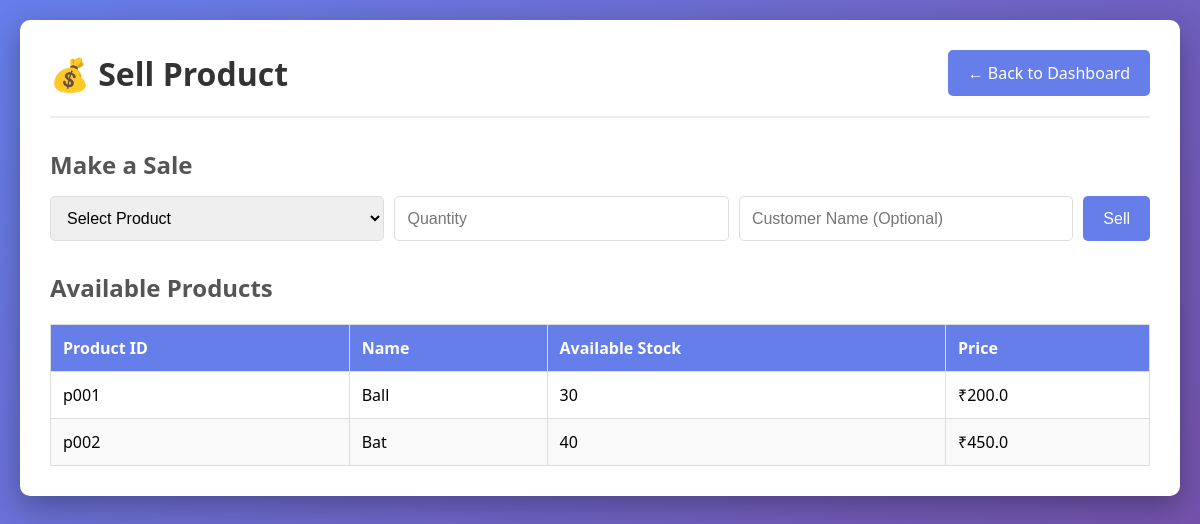
The app's page /merchant/sell (signed in) with its own data.
### tables this page shows
CREATE TABLE products (
        product_id TEXT PRIMARY KEY,
        name TEXT NOT NULL,
        quantity INTEGER NOT NULL,
        price REAL NOT NULL,
        merchant_id INTEGER,
        FOREIGN KEY (merchant_id) REFERENCES users(user_id)
    );

### app.py (the view)
@app.route("/merchant/sell")
@login_required
@merchant_required
def merchant_sell_page():
    merchant_id = session['user_id']
    conn = sqlite3.connect("inventory.db")
    cursor = conn.cursor()
    cursor.execute("SELECT * FROM products WHERE merchant_id = ?", (merchant_id,))
    products = cursor.fetchall()
    conn.close()
    return render_template("merchant/sell.html", products=products)

### app.py (called while the page is built)
def login_required(f):
    @wraps(f)
    def decorated_function(*args, **kwargs):
        if 'user_id' not in session:
            return redirect(url_for('login'))
        return f(*args, **kwargs)
    return decorated_function

def merchant_required(f):
    @wraps(f)
    def decorated_function(*args, **kwargs):
        if session.get('role') != 'merchant':
            return "Access Denied", 403
        return f(*args, **kwargs)
    return decorated_function

### templates/merchant/sell.html (shortened to what this page needs)
<!DOCTYPE html>
<html lang="en">
<head>
    <link rel="stylesheet" href="{{ url_for('static', filename='style.css') }}">
</head>
<body>
    <div class="container">
        <div class="header">
            <h1>💰 Sell Product</h1>
            <a href="/merchant/dashboard" class="btn">← Back to Dashboard</a>
        </div>
        <h2>Make a Sale</h2>
        <form method="POST" action="/merchant/sell_product">
            <select name="product_id" required>
                <option value="">Select Product</option>
            </select>
            <input type="number" name="quantity" placeholder="Quantity" required>
            <input type="text" name="customer_name" placeholder="Customer Name (Optional)">
            <button type="submit" class="btn">Sell</button>
        </form>
        <h2>Available Products</h2>
        <table>
            <thead>
                <tr>
                    <th>Product ID</th>
                    <th>Name</th>
                    <th>Available Stock</th>
                    <th>Price</th>
                </tr>
            </thead>
            <tbody>
                {% for product in products %}
                <tr>
                    <td>{{ product[0] }}</td>
                    <td>{{ product[1] }}</td>
                    <td>{{ product[2] }}</td>
                    <td>₹{{ product[3] }}</td>
                </tr>
                {% endfor %}
            </tbody>
        </table>
    </div>
</body>
</html>

### static/style.css (style rules this page uses)
* { margin: 0; padding: 0; box-sizing: border-box; }
body { font-family: 'Segoe UI', Tahoma, Geneva, Verdana, sans-serif; background: linear-gradient(135deg, #667eea 0%, #764ba2 100%); min-height: 100vh; padding: 20px; }
.container { max-width: 1200px; margin: 0 auto; background: white; padding: 30px; border-radius: 10px; box-shadow: 0 10px 30px rgba(0,0,0,0.3); }
.header { display: flex; justify-content: space-between; align-items: center; margin-bottom: 30px; padding-bottom: 20px; border-bottom: 2px solid #eee; }
.header h1 { color: #333; font-size: 2em; }
.btn { display: inline-block; background: #667eea; color: white; padding: 12px 20px; text-decoration: none; border-radius: 5px; text-align: center; transition: 0.3s; border: none; cursor: pointer; font-size: 1em; }
form { display: flex; gap: 10px; flex-wrap: wrap; margin-bottom: 20px; }
input, select { padding: 12px; border: 1px solid #ddd; border-radius: 5px; flex: 1; min-width: 150px; font-size: 1em; }
button { padding: 12px 25px; font-size: 1em; }
table { width: 100%; border-collapse: collapse; margin-top: 20px; }
th, td { border: 1px solid #ddd; padding: 12px; text-align: left; }
th { background: #667eea; color: white; font-weight: bold; }
tr:nth-child(even) { background: #f9f9f9; }
h1 { color: #333; }
h2 { color: #555; margin-top: 30px; margin-bottom: 15px; }

### records on screen
products: product_id "p001", name "Ball", quantity "30", price "200.0"
products: product_id "p002", name "Bat", quantity "40", price "450.0"
